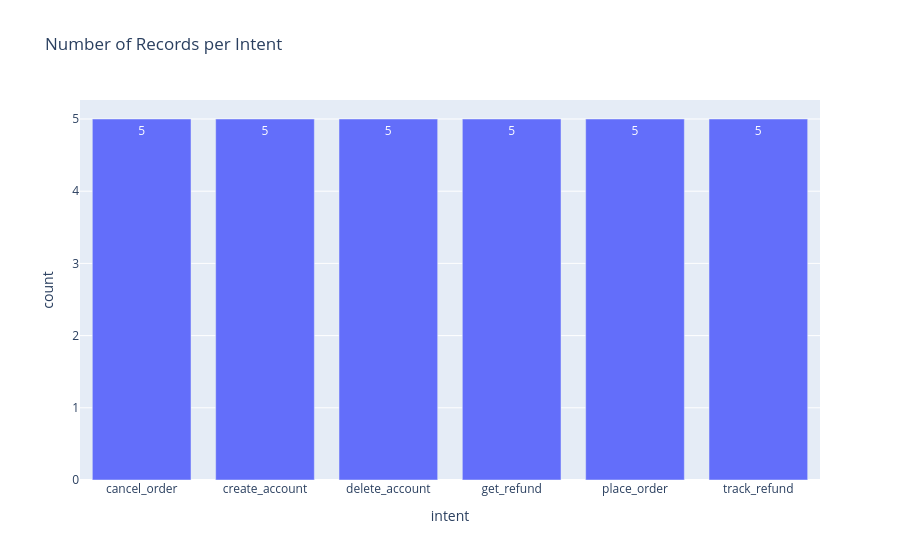

This figure's notebook cell:
### Code cell
plot_number_records_per_intent(test2_df)
test2_df

### Figure 1 — Plotly figure (JSON) as saved in the notebook; plotly's stock layout.template omitted (floating-point values rounded to 4 significant figures)
{"data": [{"hovertemplate": "intent=%{x}<br>count=%{y}<extra></extra>", "legendgroup": "", "marker": {"color": "#636efa", "pattern": {"shape": ""}}, "name": "", "orientation": "v", "showlegend": false, "textposition": "auto", "texttemplate": "%{y}", "type": "bar", "x": ["cancel_order", "create_account", "delete_account", "get_refund", "place_order", "track_refund"], "xaxis": "x", "y": [5, 5, 5, 5, 5, 5], "yaxis": "y"}], "layout": {"barmode": "relative", "legend": {"tracegroupgap": 0}, "title": {"text": "Number of Records per Intent"}, "xaxis": {"anchor": "y", "domain": [0, 1], "title": {"text": "intent"}}, "yaxis": {"anchor": "x", "domain": [0, 1], "title": {"text": "count"}}}}
